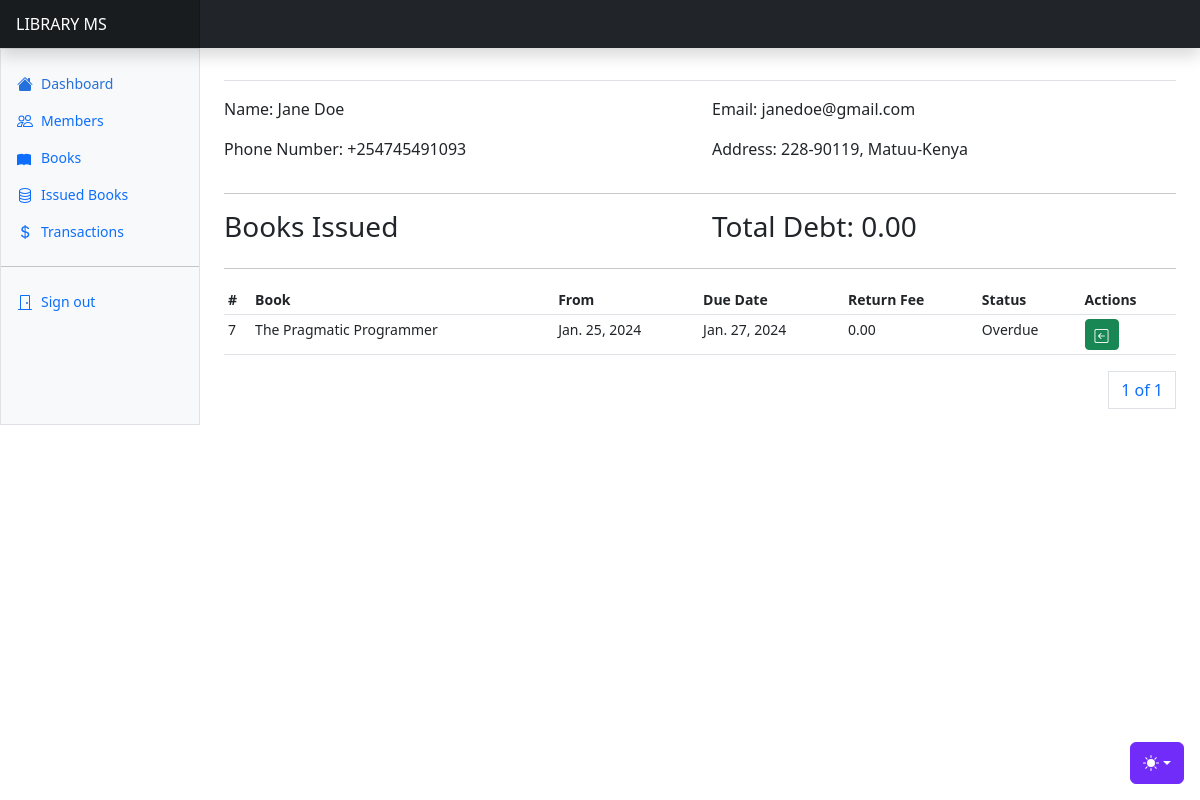
The app's page /users/2/ (signed in) with its own data.
### apps/users/models.py (models this page shows)
class Member(AbstractBaseModel):
    name = models.CharField(max_length=255)
    email = models.EmailField(unique=True)
    phone_number = models.CharField(max_length=255)
    id_number = models.CharField(max_length=255)
    gender = models.CharField(max_length=255, choices=GENDER_CHOICES)
    address = models.CharField(max_length=255, null=True)
    city = models.CharField(max_length=255, null=True)
    county = models.CharField(max_length=255, null=True)
    country = models.CharField(max_length=255, null=True)
    outstanding_debt = models.DecimalField(max_digits=20, decimal_places=2, default=0)
    def __str__(self):
        return self.name

### apps/library/models.py (models this page shows, shortened)
class BookIssue(AbstractBaseModel):
    book = models.ForeignKey(Book, on_delete=models.CASCADE)
    member = models.ForeignKey("users.Member", on_delete=models.SET_NULL, null=True, related_name="memberissuedbooks")
    borrowed_from = models.DateField()
    borrowed_to = models.DateField()
    status = models.CharField(max_length=255, choices=BOOK_ISSUE_STATUS)
    return_fee = models.DecimalField(max_digits=100, decimal_places=2)
    overdue_fee = models.DecimalField(max_digits=100, decimal_places=2, default=0)

class Book(AbstractBaseModel):
    title = models.CharField(max_length=255)
    author = models.CharField(max_length=255)
    year_published = models.CharField(max_length=255)
    genre = models.CharField(max_length=255, choices=BOOK_GENRES)
    price = models.DecimalField(max_digits=100, decimal_places=2)
    rental_fee = models.DecimalField(max_digits=20, decimal_places=2)
    quantity = models.IntegerField(default=0)
    rented_out = models.IntegerField(default=0)
    available = models.BooleanField(default=True)
    def __str__(self):
        return self.title

### apps/users/views.py (the view)
# urls.py: path("<int:member_id>/", member_details, name="member-details"),
@login_required(login_url="/users/login/")
def member_details(request, member_id=None):
    member = Member.objects.get(id=member_id)
    books_issued = member.memberissuedbooks.all()
    paginator = Paginator(books_issued, 5)
    page_number = request.GET.get("page")
    page_obj = paginator.get_page(page_number)
    context = {
        "member": member,
        "page_obj": page_obj
    }
    return render(request, "members/member_details.html", context)

### templates/members/member_details.html (shortened to what this page needs)
{% extends "base.html" %}
{% block content %}
<div class="row">
    <div class="col">
        <p>Name: {{member.name}}</p>
        <p>Phone Number: {{member.phone_number}}</p>
    </div>
    <div class="col">
        <p>Email: {{member.email}}</p>
        <p>Address: {{member.address}}, {{member.city}}-{{member.country}}</p>
    </div>
</div>
<hr/>
<div class="row">
    <div class="col">
        <h3>Books Issued</h3>
    </div>
    <div class="col">
        <h3>Total Debt: {{member.outstanding_debt}}</h3>
    </div>
</div>
<hr/>
<div class="table-responsive small">
    <table class="table table-sm">
      <thead>
        <tr>
          <th scope="col">#</th>
          <th scope="col">Book</th>
          <th scope="col">From</th>
          <th scope="col">Due Date</th>
          <th scope="col">Return Fee</th>
          <th scope="col">Status</th>
          <th scope="col" colspan="1">Actions</th>
        </tr>
      </thead>
      <tbody>
        {% for issued_book in page_obj %}
        <tr>
          <td>{{issued_book.id}}</td>
          <td>{{issued_book.book}}</td>
          <td>{{issued_book.borrowed_from}}</td>
          <td>{{issued_book.borrowed_to}}</td>
          <td>{{issued_book.overdue_fee}}</td>
          <td>{{issued_book.status}}</td>
          {% if issued_book.status == "Returned" %}
          <td><a class="btn btn-danger btn-sm" data-bs-toggle="modal" data-bs-target="#deleteBookIssueModal{{ issued_book.id }}">
            <i class="bi bi-trash"></i>
          </a></td>
          {% else %}
          <td><a class="btn btn-success btn-sm" data-bs-toggle="modal" data-bs-target="#returnBookModal{{ issued_book.id }}">
            <i class="bi bi-arrow-left-square"></i>
          </a></td>
          {% endif %}
        </tr>
        {% endfor %}
      </tbody>
    </table>
    <div>
      <nav aria-label="Page navigation example">
        <ul class="pagination justify-content-end">
          <a class="page-link" href="#">{{ page_obj.number }} of {{ page_obj.paginator.num_pages }}</a>
        </ul>
      </nav>
    </div>
  </div>
{% endblock content %}

### static/dashboard.css (style rules this page uses)
.bi { display: inline-block; width: 1rem; height: 1rem; }

### templates/base.html (style rules this page uses)
.bi { vertical-align: -.125em; fill: currentColor; }

### records on screen
Member: name "Jane Doe", phone_number "+254745491093", email "janedoe@gmail.com", address "228-90119", city "Matuu", country "Kenya", outstanding_debt "0.00"
BookIssue: id "7", book "The Pragmatic Programmer", borrowed_from "Jan. 25, 2024", borrowed_to "Jan. 27, 2024", overdue_fee "0.00", status "Overdue"

### other values on screen
{{ page_obj.number }} "1"
{{ page_obj.paginator.num_pages }} "1"
